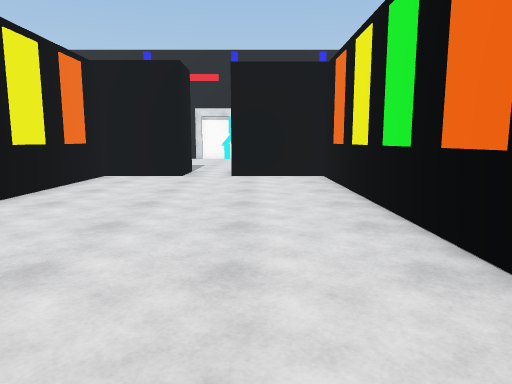
view 1 (above)

14 first-person views from a walk through a 3-D level made in the Unity game engine. The camera is 1.3 m above the floor, tilts 8° down and sees 70° across. The floor is counted in squares, 1 m on a side. Each view is taken from the middle of a square. On the plan, view 1 faces up. The plan holds only what a view shows up to about 15 squares ahead; the rest is blank. The place goes on beyond the plan. The player character is not drawn. Surface patterns are stand-ins for the level's own textures.

view 2
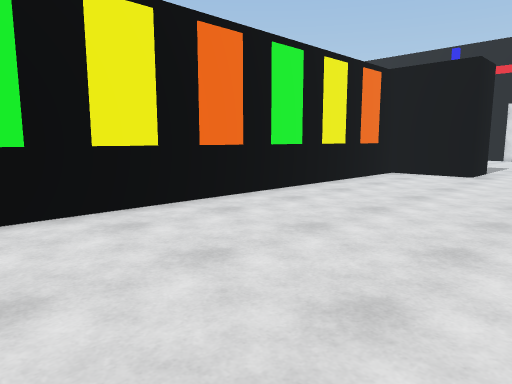

view 3
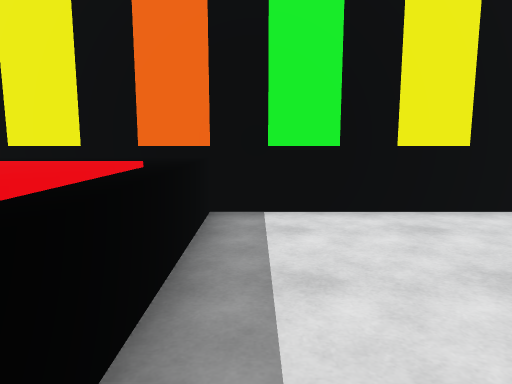

view 4
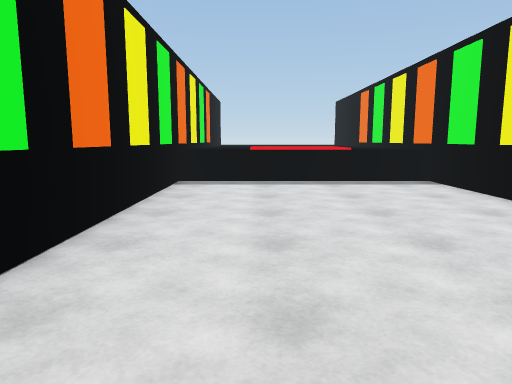

view 5
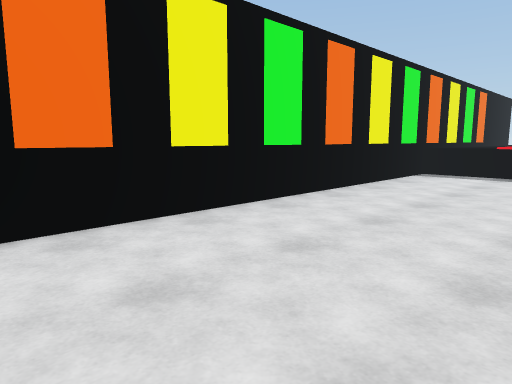

view 6
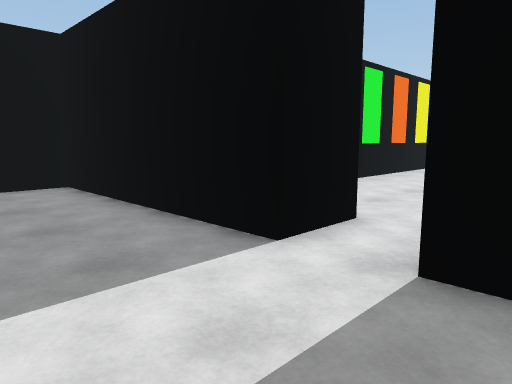

view 7
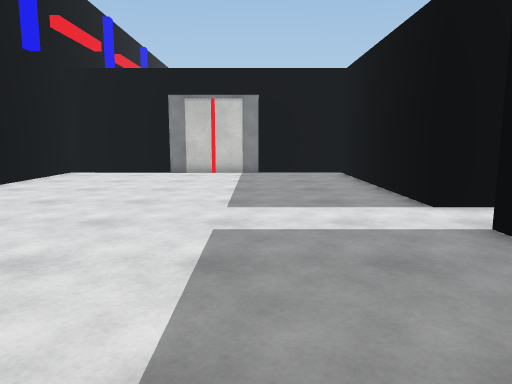

view 8
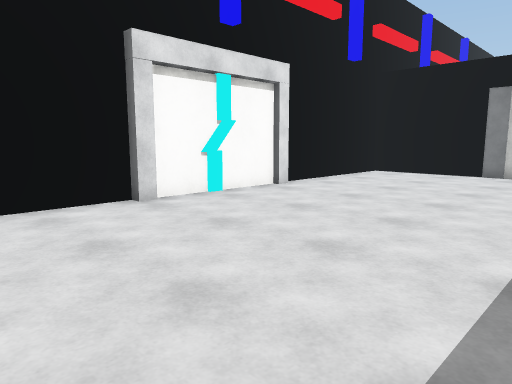

view 9
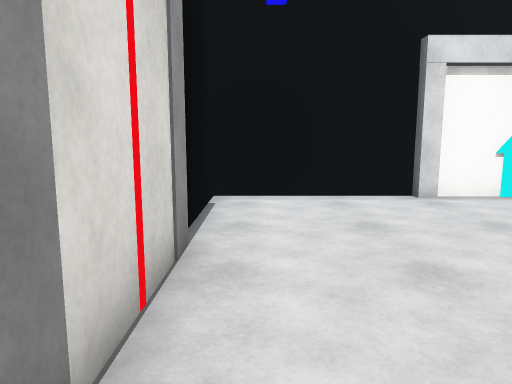

view 10
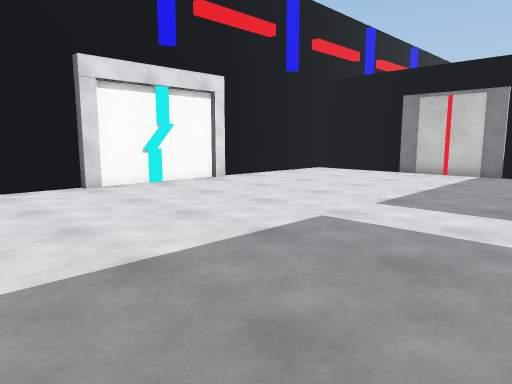

view 11
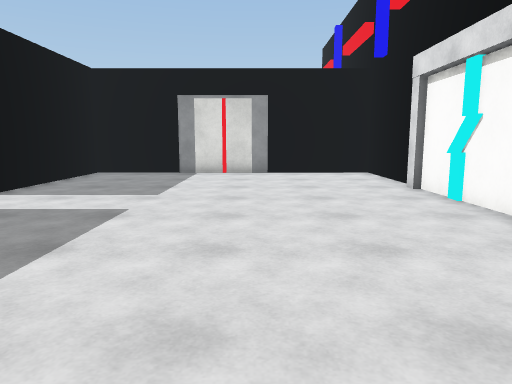

view 12
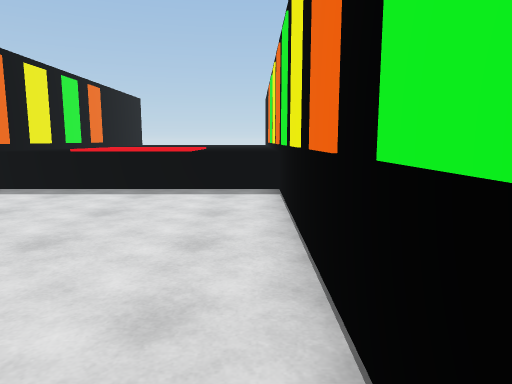

view 13
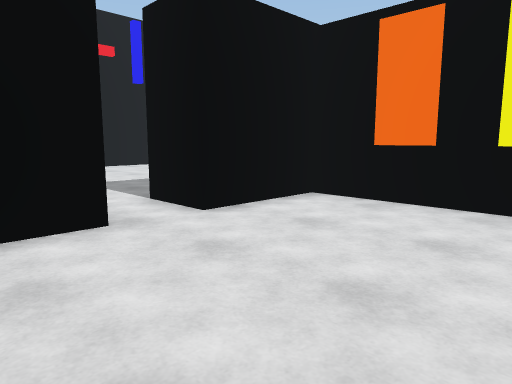

view 14
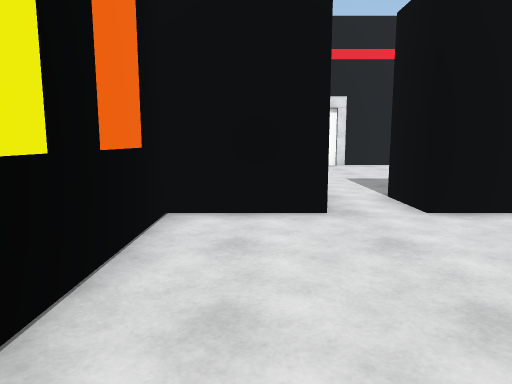

### Floor plan
Key: @ floor where view 1 was taken; # wall or solid block; . floor; ^ raised ledge.
Columns run from 9 left of view 1 to 7 right of it. Each row starts with its distance up from view 1.
 27 #################
 26 #...............#
 25 #...............#
 24 #...............#
 23 #...............#
 22 #...............#
 21 #...............#
 20 #...............#
 19 #...............#
 18 #...............#
 17 #...............#
 16 #...............#
 15 #######.#########
 14    ####.#####
 13    #........#
 12    #........#
 11    #........#
 10    #........#
  9    #........#
  8    #........#
  7    #........#
  6    #........#
  5    #........#
  4    #........#
  3    #........#
  2    #........#
  1    #........#
  0    #.....@..#
 -1    #........#
 -2    #^^^^^^^^#
 -3    ^^^^^^^^^^
 -4    ^^^^ ^^^^^

Positions as (right, up) in squares from view 1, and headings:
1: (0, 0), facing up
2: (1, -1), facing up-left
3: (1, -1), facing left
4: (0, 10), facing down
5: (-3, 13), facing down-right
6: (-4, 19), facing down-right
7: (-8, 19), facing right
8: (-8, 19), facing up-right
9: (-8, 18), facing up
10: (-8, 16), facing up-right
11: (6, 22), facing left
12: (-5, 8), facing down
13: (-5, 8), facing up-right
14: (-4, 7), facing up
